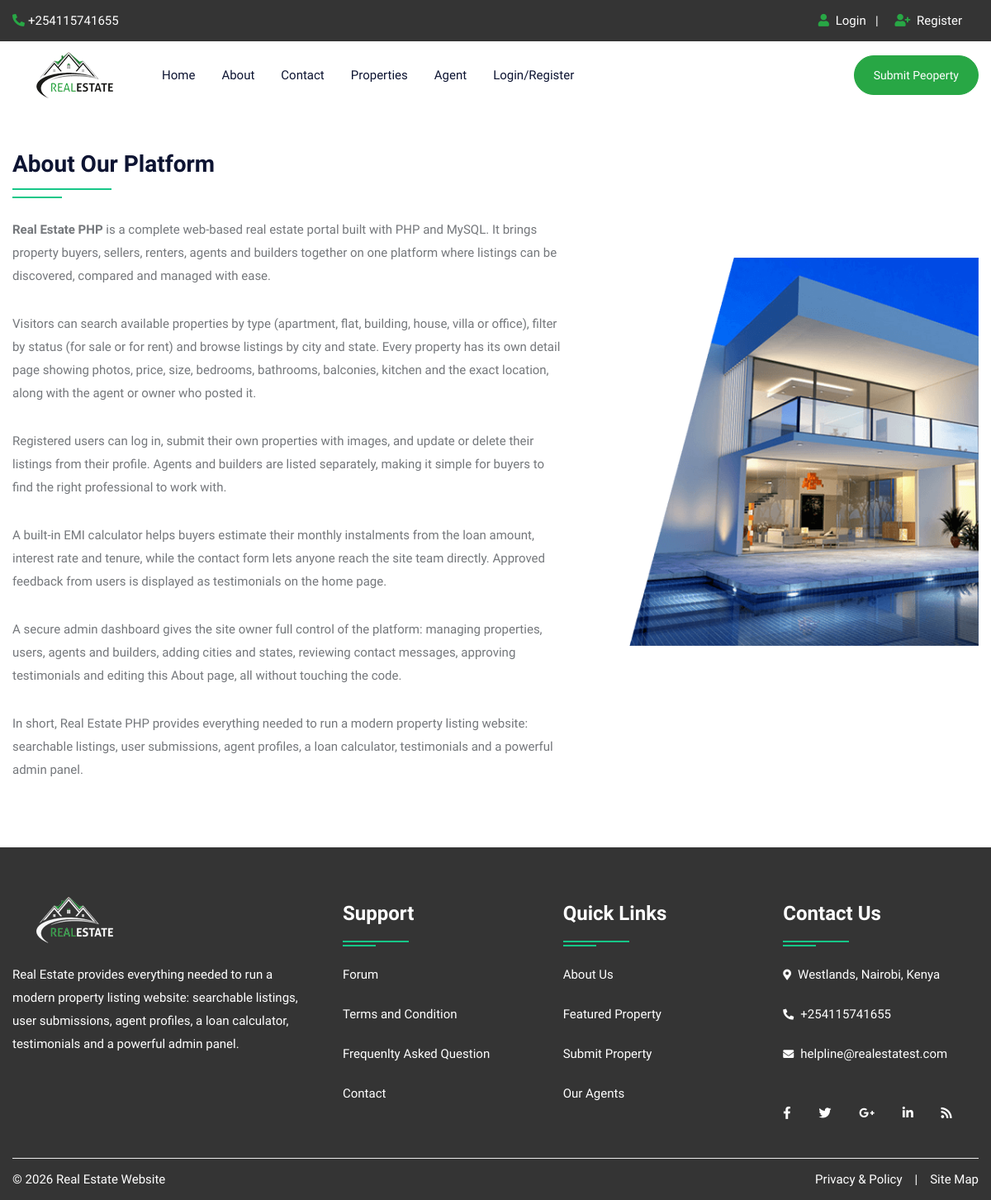
Page /about.php on the committed database.
### tables this page shows
CREATE TABLE `about` (
  `id` int(10) NOT NULL,
  `title` varchar(100) NOT NULL,
  `content` longtext NOT NULL,
  `image` varchar(300) NOT NULL
);

### about.php (the view, shortened to what this page needs)
<!DOCTYPE html>
<html lang="en">
<head>
<link rel="stylesheet" type="text/css" href="css/bootstrap.min.css">
<link rel="stylesheet" type="text/css" href="css/bootstrap-slider.css">
<link rel="stylesheet" type="text/css" href="css/jquery-ui.css">
<link rel="stylesheet" type="text/css" href="css/layerslider.css">
<link rel="stylesheet" type="text/css" href="css/color.css" id="color-change">
<link rel="stylesheet" type="text/css" href="css/owl.carousel.min.css">
<link rel="stylesheet" type="text/css" href="css/font-awesome.min.css">
<link rel="stylesheet" type="text/css" href="fonts/flaticon/flaticon.css">
<link rel="stylesheet" type="text/css" href="css/style.css">
</head>
<body>
<div id="page-wrapper">
    <div class="row">
		<?php include("include/header.php");?>
        <div class="full-row">
            <div class="container">
				<?php
					$query=mysqli_query($con,"SELECT * FROM about");
					while($row=mysqli_fetch_array($query))
					{
				?>
				<div class="row">
                    <div class="col-md-12 col-lg-12">
                        <h3 class="double-down-line-left text-secondary position-relative pb-4 mb-4"><?php echo $row['1'];?></h3>
                    </div>
                </div>
                <div class="row about-company">
                    <div class="col-md-12 col-lg-7">
                        <div class="about-content">
                            <?php echo $row['2'];?>
                        </div>
                    </div>
                    <div class="col-md-12 col-lg-5 mt-5">
                        <div class="about-img"> <img src="admin/upload/<?php echo $row['3'];?>" alt="about image"> </div>
                    </div>
                </div>
				<?php } ?>
            </div>
        </div>
		<?php include("include/footer.php");?>
    </div>
</div>
</body>
</html>

### css/color.css (style rules this page uses)
:root { --theme-ordinary-color: #74777b; }
:root { --theme-primary-color: #17c788; }
:root { --theme-secondary-color: #0d1432; }
:root { --theme-white-color: #fff; }
:root { --theme-light-color: #f8f8f8; }
:root { --theme-gray-color: #f5f5f5; }
:root { --theme-footer-color: #091b4b; }
:root { --theme-dark-color: #091b4b; }
:root { --text-light-color: #a3a7af; }
:root { --theme-primary-opacity-color: rgba(11, 191, 141, .8); }
:root { --theme-secondary-opacity-color: rgba(13,20,50,0.7); }
:root { --theme-white-opacity-color: rgba(255, 255, 255, 0.3); }
:root { --theme-dark-opacity-color: rgba(0, 0, 0, 0.5); }
:root { --theme-ordinary-font: 'Muli', sans-serif; }
:root { --theme-highlight-font: 'Comfortaa', cursive; }

### css/style.css (style rules this page uses)
.container, .container-fluid { transition: all 0.6s ease 0s; -moz-transition: all 0.6s ease 0s; -webkit-transition: all 0.6s ease 0s; -o-transition: all 0.6s ease 0s; }
#page-wrapper { padding-left: 15px; padding-right: 15px; background-color: #fff; overflow: hidden !important; position: relative; }
.text-ordinary, a.text-ordinary, .text-ordinary a, body, .dropdown-item, .footer-widget li a, .text-ordinary .jslider .jslider-label, .breadcrumb-item > a, .list-text-white a.dropdown-item { color: var(--theme-ordinary-color); }
.text-secondary, .text-secondary a, a.text-secondary, a.hover-text-secondary:hover, .hover-text-secondary:hover, .hover-text-secondary a:hover { color: var(--theme-secondary-color) !important; }
[class*="double-down-line"]::before, [class*="double-down-line"]::after { background-color: var(--theme-primary-color); }
body { font-family: var(--theme-ordinary-font); font-size: 15px; line-height: 28px; }
h1, .h1, h2, .h2, h3, .h3, h4, .h4, h5, .h5, h6, .h6 { font-family: var(--theme-highlight-font); font-weight: 700; }
p { line-height: 28px; margin-bottom: 10px; }
img { width: 100%; }
.full-row { position: relative; width: 100%; padding: 50px 0; }
[class*="double-down-line"] { position: relative; padding-bottom: 35px; }
[class*="double-down-line"]::before, [class*="double-down-line"]::after { content: ""; height: 2px; position: absolute; }
[class*="double-down-line"]::before { width: 120px; bottom: 10px; }
[class*="double-down-line"]::after { width: 60px; bottom: 0; }
[class*="double-down-line-left"]::before, [class*="double-down-line-left"]::after { left: 0; }
::placeholder { font: var(--theme-ordinary-font); font-size: 15px; font-weight: 400; color: #fff; }
.about-content p, .service-text p { margin-bottom: 30px; }

### rows in the picture
about: title "About Our Platform", content "Real Estate PHP is a complete web-based real estate portal built with PHP and MySQL. It brings property buyers, sellers, renters, agents and builders together on one platform where listings can be discovered, compared and managed with ease. Visitors can search available properties by type (apartment, flat, building, house, villa or office), filter by status (for sale or for rent) and browse listings by city and state. Every property has its own detail page showing photos, price, size, bedrooms, bathrooms, balconies, kitchen and the exact location, along with the agent or owner who posted it. Registered users can log in, submit their own properties with images, and update or delete their…", image (picture)
